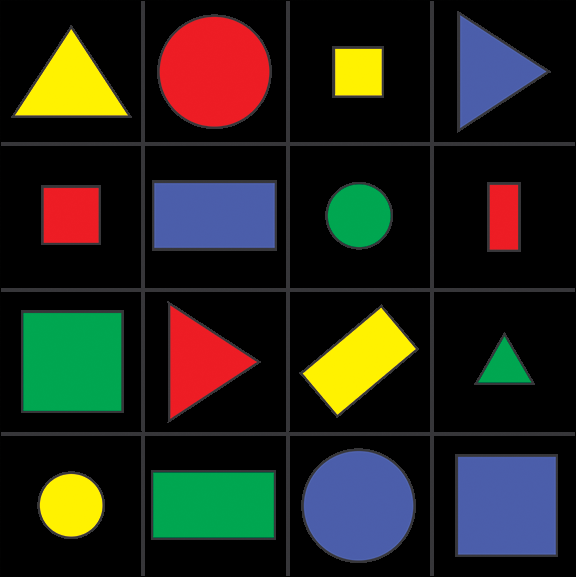
#> input picture shapes.png, 576 x 577 px
$ python chapitre7.py
#> lines starting #> are read from the running program, lines starting #| are printed output that depends on the picture; after the words box and inside, x2 and y2 are one past the last pixel; in counts of white or black regions, pixels touching at a corner belong together
####"############
#CONTOURS / SHARE DETECTION
##########################
import  cv2
import numpy as np
def stackImages(scale,imgArray):
    rows = len(imgArray)
    cols = len(imgArray[0])
    rowsAvailable = isinstance(imgArray[0], list)
    width = imgArray[0][0].shape[1]
    height = imgArray[0][0].shape[0]
    if rowsAvailable:
        for x in range ( 0, rows):
            for y in range(0, cols):
                if imgArray[x][y].shape[:2] == imgArray[0][0].shape [:2]:
                    imgArray[x][y] = cv2.resize(imgArray[x][y], (0, 0), None, scale, scale)
                else:
                    imgArray[x][y] = cv2.resize(imgArray[x][y], (imgArray[0][0].shape[1], imgArray[0][0].shape[0]), None, scale, scale)
                if len(imgArray[x][y].shape) == 2: imgArray[x][y]= cv2.cvtColor( imgArray[x][y], cv2.COLOR_GRAY2BGR)
        imageBlank = np.zeros((height, width, 3), np.uint8)
        hor = [imageBlank]*rows
        hor_con = [imageBlank]*rows
        for x in range(0, rows):
            hor[x] = np.hstack(imgArray[x])
        ver = np.vstack(hor)
    else:
        for x in range(0, rows):
            if imgArray[x].shape[:2] == imgArray[0].shape[:2]:
                imgArray[x] = cv2.resize(imgArray[x], (0, 0), None, scale, scale)
            else:
                imgArray[x] = cv2.resize(imgArray[x], (imgArray[0].shape[1], imgArray[0].shape[0]), None,scale, scale)
            if len(imgArray[x].shape) == 2: imgArray[x] = cv2.cvtColor(imgArray[x], cv2.COLOR_GRAY2BGR)
        hor= np.hstack(imgArray)
        ver = hor
    return ver

def getContours(img):
    contours, hierarchy = cv2.findContours(img, cv2.RETR_EXTERNAL, cv2.CHAIN_APPROX_NONE)
    for cnt in contours:
        area = cv2.contourArea(cnt)
        print(area)
        if area > 500:
            cv2.drawContours(imgContours, cnt, -1, (255, 0, 0, 3))
            peri = cv2.arcLength(cnt, True)
            #print(peri)
            aprrox = cv2.approxPolyDP(cnt, 0.02*peri,True)
            print(len(aprrox))
            objCor = len(aprrox)
            x, y,w, h = cv2.boundingRect(aprrox)
            if objCor ==3:objectType = "Tri"
            elif objCor ==  4 :
                aspRatio = w/float(h)
                if aspRatio > 0.95 and aspRatio < 0.95: objectType = "square"
                else:objectType = "Rectangle"
            elif objCor>4:objectType = "Circles"
            else:objectType = "None"
            cv2.rectangle(imgContours, (x,y),(x+w, y+h), (0,255,0,),2)
            cv2.putText(imgContours,objectType,
                        (x+(w//2)-10, y+(h//2)-10), cv2.FONT_HERSHEY_COMPLEX,0.7,
                        (0,0,0),2)


img = cv2.imread("shapes.png")
#> img is the input picture: shape (577, 576, 3); mean B, G, R 28.2, 37.1, 37.1
imgContours = img.copy()
imgGray = cv2.cvtColor(img, cv2.COLOR_BGR2GRAY)
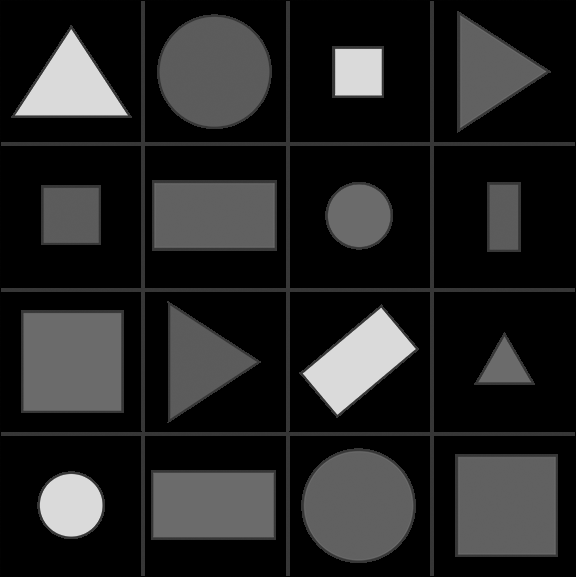
#> imgGray: shape (577, 576); min 0, max 218, mean 36.1
imgBlur = cv2.GaussianBlur(imgGray, (7,7), 1)
imgCanny = cv2.Canny(imgBlur, 50,50)
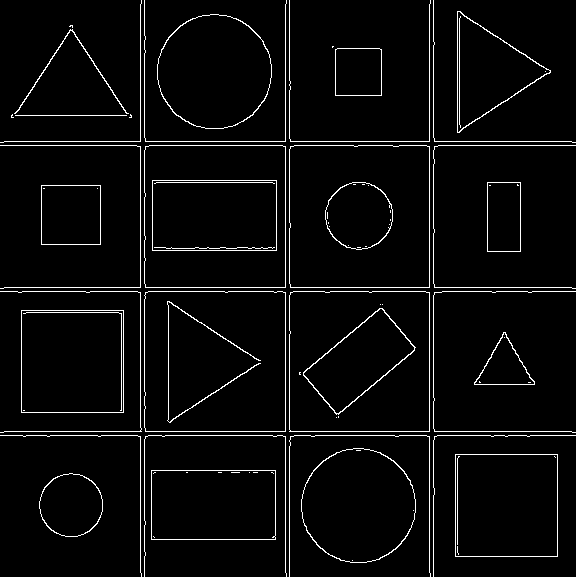
#> imgCanny: shape (577, 576); 3.9% white in thin lines or dots
getContours(imgCanny)
#> in getContours, `contours, hierarchy = cv2.findContours(img, cv2.RETR_EXTERNAL, cv2.CHA..`: contours = 33 contours, 17 with area under 20; largest, box (x1, y1, x2, y2) and area: (144, 145, 286, 288) 19997, (289, 145, 430, 288) 19852, (144, 291, 286, 432) 19712, (289, 291, 430, 432) 19578, (455, 454, 558, 557) 10404
#> the loop in getContours, `for cnt in contours:` made 33 passes
#> (area, peri, aprrox, objCor, x, y, w, h) on passes 2, 3, 10, 12, 13, 15, 16: (8555, 386.8, [[151, 470], [151, 539], [275, 539], [275, 470]], 4, 151, 470, 125, 70), (10404, 408, [[455, 454], [455, 556], [557, 556], [557, 454]], 4, 455, 454, 103, 103), (10404, 408, [[21, 310], [21, 412], [123, 412], [123, 310]], 4, 21, 310, 103, 103), (19578.5, 561.6, [[290, 292], [289, 431], [429, 431], [429, 292]], 4, 289, 292, 141, 140), (19712, 563.8, [[145, 292], [145, 431], [285, 431], [285, 292]], 4, 145, 292, 141, 140), (3481, 236, [[41, 185], [41, 244], [100, 244], [100, 185]], 4, 41, 185, 60, 60), (2277, 204, [[487, 182], [487, 251], [520, 251], [520, 182]], 4, 487, 182, 34, 70)
#> (area, peri, aprrox, objCor, x, y, w, h) on passes 9, 29: (1579, 190, [[503, 332], [474, 384], [534, 384]], 3, 474, 332, 61, 53), (5662.5, 358.3, [[457, 11], [459, 132], [550, 70]], 3, 457, 11, 94, 122)
#| 3123.5
#| 8
#| 8555.0
#| 4
#| 10404.0
#| 4
#| 10190.0
#| 8
#| 0.5
#| 1.0
#> (further printed lines are left out)
#> after the loop in getContours, `for cnt in contours:`:
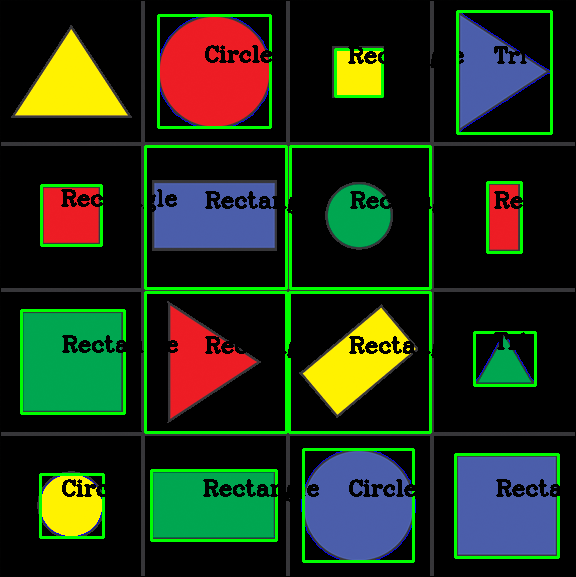
#> imgContours: shape (577, 576, 3); 7.6% of pixels changed, all inside (x1, y1, x2, y2) = (20, 10, 576, 563)
imgBlank = np.zeros_like(img)

imgStack = stackImages(0.4,([img, imgGray, imgBlur],
                            [imgCanny, imgContours, imgBlank] ))
#> after the loop in stackImages, `for x in range(0, rows):`: hor = 2 items
#> in stackImages, `ver = np.vstack(hor)`:
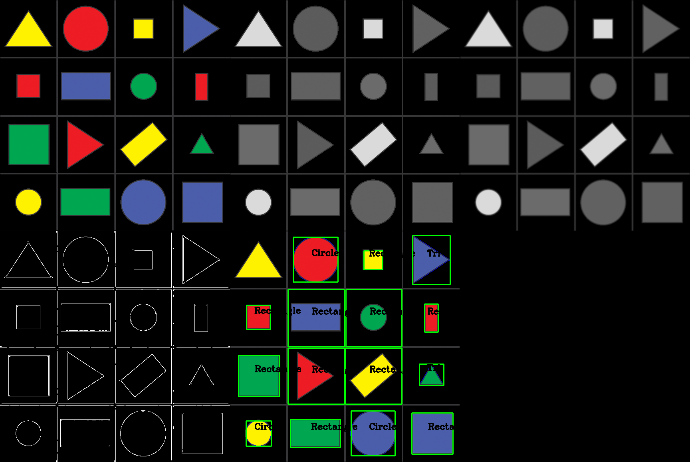
#> ver: shape (462, 690, 3); mean of channels 0, 1, 2 22.6, 27.6, 25.3; drawn as B, G, R
cv2.imshow("Stack", imgStack)

#cv2.imshow("Shapes", img)
#cv2.imshow("ImageGray", imgGray)
#cv2.imshow("ImageBlur", imgBlur)

cv2.waitKey(0)
